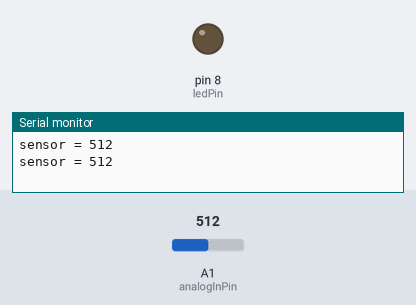
A sketch run on a simulated Arduino Uno, built with avr-gcc and run on an emulated ATmega328P. Shown: output pins drawn as LEDs (lit = HIGH), the last lines printed to the serial monitor. The inputs (shaded band) are chosen by the test bench; at power-on: A1 (analogInPin) = 512.

Above: at 1.8 s.
1.9 s: A1 (analogInPin) set to 734
3.4 s: A1 (analogInPin) set to 759
At 5.2 s:
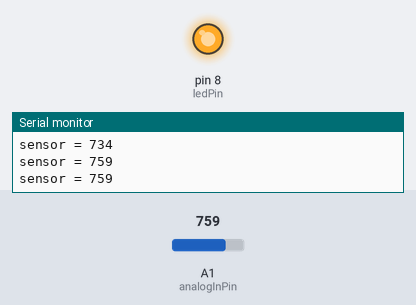
5.5 s: A1 (analogInPin) set to 740
At 6.8 s:
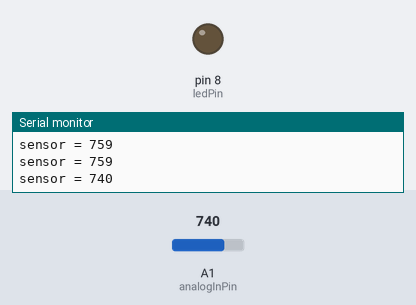
7.5 s: A1 (analogInPin) set to 760
At 8.3 s:
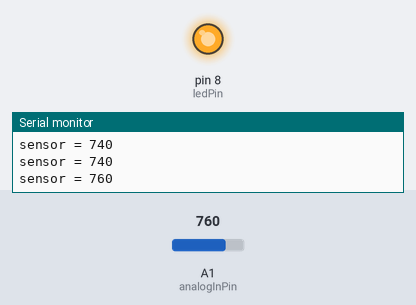
Timing chart, 0 to 10.5 s (numbered marks = the images above; inputs shaded):
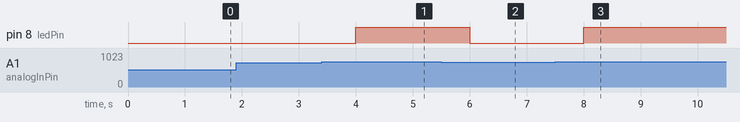

Measured:
- the behaviour switches between 749 and 750 on A1 (analogInPin) (found by bisection; images 0 and 1)
- after the input at 3.4 s, pin 8 (ledPin): LOW → HIGH after 0.60 s
- after the input at 5.5 s, pin 8 (ledPin): HIGH → LOW after 0.50 s
- after the input at 7.5 s, pin 8 (ledPin): LOW → HIGH after 0.50 s

The sketch:

Lesson_22_Listing_22_1.ino
```cpp
// контакт подключения аналогового вывода MQ4
const int analogInPin = A1;
const int ledPin = 8; // контакт подключения светодиода
int sensorValue = 0; // переменная для хранения значения датчика
void setup()
{
Serial.begin(9600);
pinMode(ledPin, OUTPUT);
}
void loop()
{
sensorValue = analogRead(analogInPin); // получить значение
if (sensorValue >= 750) // превышение уровня
digitalWrite(ledPin, HIGH); // зажечь светодиод превышения
else
digitalWrite(ledPin, LOW); // потушить светодиод превышения
// вывести значение в последовательный порт
Serial.print("sensor = " );
Serial.println(sensorValue); // пауза перед следующим измерением
delay(1000);
}
```
